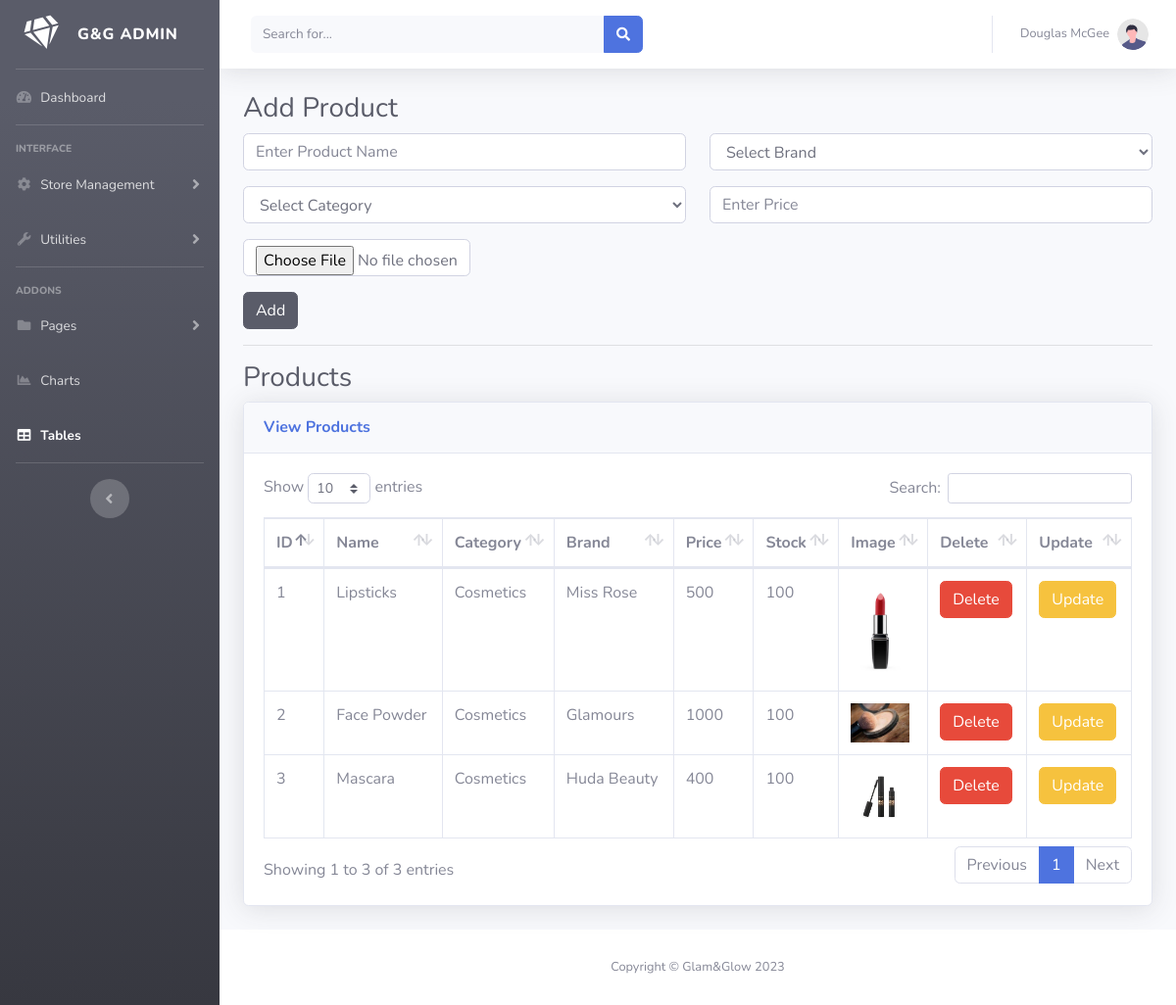
/admin/products.php, run on the app's committed database.
### tables this page shows
CREATE TABLE `products` (
  `prod_id` int(255) NOT NULL,
  `prod_name` varchar(255) NOT NULL,
  `prod_brand` int(255) NOT NULL,
  `prod_category` int(255) NOT NULL,
  `prod_price` int(255) NOT NULL,
  `prod_image` varchar(255) NOT NULL
);

CREATE TABLE `category` (
  `cat_id` int(255) NOT NULL,
  `cat_name` varchar(255) NOT NULL
);

CREATE TABLE `brands` (
  `brand_id` int(255) NOT NULL,
  `brand_name` varchar(255) NOT NULL,
  `brand_category` int(255) NOT NULL
);

CREATE TABLE `stock` (
  `stk_id` int(11) NOT NULL,
  `stk_product` int(11) NOT NULL,
  `stk_quantity` int(11) NOT NULL
);

### admin/products.php (the view, shortened to what this page needs)
<?php
require_once "header.php";
?>
    <div class="container">
            <?php
            if(isset($_GET["uid"])){
                $query="SELECT * FROM products p INNER JOIN category c ON p.prod_category=c.cat_id INNER JOIN brands b ON p.prod_brand=b.brand_id WHERE prod_id=$uid;";
            $res=mysqli_query($conn,$query);
            $dt=mysqli_fetch_assoc($res);
                echo '<h1 class="h3 mb-2 text-gray-800">Edit Product</h1>
                <form class="user" method="post" enctype="multipart/form-data">
                        <div class="form-group row">
                            <div class="col-sm-6 mb-3 mb-sm-0">
                                <input type="name" value="'.$dt["prod_name"].'" name="updProdName" class="form-control">
                            </div>
                            <div class="col-sm-6 mb-3 mb-sm-0">
                                <select name="updBrand" id="" class="py-2 form-control" placeholder="Select Brand">
                                    <option selected value='.$dt["brand_name"].'>Select Brand</option>
                                    ';
                                    $query="SELECT * FROM brands";
                                    $res=mysqli_query($conn,$query);
                                    while($row=mysqli_fetch_assoc($res)){
                                    echo '<option value="'.$row["brand_id"].'">'.$row["brand_name"].'</option>';
                                    };
                               echo '
                                </select>
                            </div>
                        </div>
                        <div class="form-group row">
                            <div class="col-sm-6 mb-3 mb-sm-0">
                                <select name="updCategory" id="" class="py-2 form-control" placeholder="Select Category">
                                    <option selected value='.$dt["cat_id"].'>Select Category</option>
                                    ';
                                    $query="SELECT * FROM category";
                                    $res=mysqli_query($conn,$query);
                                    while($row=mysqli_fetch_assoc($res)){
                                    echo '<option value="'.$row["cat_id"].'">'.$row["cat_name"].'</option>';
                                    };
                               echo '
                                </select>
                            </div>
                            </div>
                            <div class="form-group row">
                                <div class="col-sm-6 mb-3 mb-sm-0">
                                    <input type="number" value="'.$dt["prod_price"].'" name="updPrice" class="form-control">
                                </div>
                            </div>
                            <div class="form-group row">
                                <div class="col-sm-6 mb-3 mb-sm-0">
                                    <input type="file" name="updImage" class="form-control">
                                </div>
                            </div>
                            <input type="submit" name="updProduct" class="btn btn-warning" value="Update">
                            <hr>
                </form>';
            } else{
                echo '<h1 class="h3 mb-2 text-gray-800">Add Product</h1>
                <form class="user" method="post" enctype="multipart/form-data">
                    <div class="form-group row">
                        <div class="col-sm-6 mb-3 mb-sm-0">
                            <input type="name" name="prodName" class="form-control"
                                placeholder="Enter Product Name">
                        </div>
                        <div class="col-sm-6 mb-3 mb-sm-0">
                            <select name="brand" id="" class="py-2 form-control" placeholder="Select Brand">
                                <option selected value=0>Select Brand</option>
                                ';
                            echo '
                            </select>
                        </div>
                    </div>
                    <div class="form-group row">
                        <div class="col-sm-6 mb-3 mb-sm-0">
                            <select name="category" id="" class="py-2 form-control" placeholder="Select Category">
                                <option selected value=0>Select Category</option>
                                ';
                            echo '
                            </select>
                        </div>
                            <div class="col-sm-6 mb-3 mb-sm-0">
                                <input type="number" value="" name="price" class="form-control" placeholder="Enter Price">
                            </div>
                    </div>
                    <input type="file" name="image" class="form-control col-sm-3 mb-3 mb-sm-0">
                    <input type="submit" name="addProduct" class="btn btn-dark mt-3" value="Add">
                    <hr>
                </form>';
            };
            ?>
        </div>
                <div class="container-fluid">
                    <h1 class="h3 mb-2 text-gray-800">Products</h1>
                    <div class="card shadow mb-4">
                        <div class="card-header py-3">
                            <h6 class="m-0 font-weight-bold text-primary">View Products</h6>
                        </div>
                        <div class="card-body">
                            <div class="table-responsive">
                                <table class="table table-bordered" id="dataTable" width="100%" cellspacing="0">
                                <thead>
                                        <tr>
                                            <th>ID</th>
                                            <th>Name</th>
                                            <th>Category</th>
                                            <th>Brand</th>
                                            <th>Price</th>
                                            <th>Stock</th>
                                            <th>Image</th>
                                            <th>Delete</th>
                                            <th>Update</th>
                                        </tr>
                                    </thead>
                                    <tbody>
                                        <?php
                                            $query="SELECT * FROM products p INNER JOIN category c ON p.prod_category=c.cat_id INNER JOIN brands b ON p.prod_brand=b.brand_id INNER JOIN stock s ON s.stk_product=p.prod_id;";
                                            $res=mysqli_query($conn,$query);
                                            while($row=mysqli_fetch_assoc($res)){
                                                echo'
                                                <tr>
                                                    <td>'.$row["prod_id"].'</td>
                                                    <td>'.$row["prod_name"].'</td>
                                                    <td>'.$row["cat_name"].'</td>
                                                    <td>'.$row["brand_name"].'</td>
                                                    <td>'.$row["prod_price"].'</td>
                                                    <td>'.$row["stk_quantity"].'</td>
                                                    <td><img src="'.$row["prod_image"].'" width=60px></td>
                                                    <td><a class="btn btn-danger delBtn" href="#" data-id="'.$row["prod_id"].'" data-toggle="modal" data-target="#DelConfirmModal">Delete</a></</td>
                                                    <td><a class="btn btn-warning" href="products.php?uid='.$row["prod_id"].'">Update</a></td>
                                                </tr>';
                                            };
                                        ?>
                                </table>
                            </div>
                        </div>
                    </div>
                </div>
            </div>
<?php
require_once "footer.php"
?>

### data on the page
products: prod_id "1", prod_name "Lipsticks", prod_category.cat_name "Cosmetics", prod_brand.brand_name "Miss Rose", prod_price "500", stock.stk_quantity "100", prod_image (picture)
products: prod_id "2", prod_name "Face Powder", prod_category.cat_name "Cosmetics", prod_brand.brand_name "Glamours", prod_price "1000", stock.stk_quantity "100", prod_image (picture)
products: prod_id "3", prod_name "Mascara", prod_category.cat_name "Cosmetics", prod_brand.brand_name "Huda Beauty", prod_price "400", stock.stk_quantity "100", prod_image (picture)
